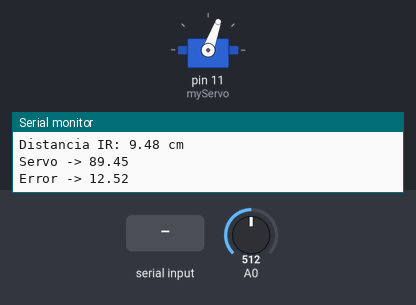
Bench run of a sketch on a simulated Arduino Uno, built with avr-gcc and run on an emulated ATmega328P. Shown: servo, the last lines printed to the serial monitor. Inputs (shaded band) come from the test bench; at power-on: A0 = 512.

Above: at 1.2 s.
1.3 s: "S,1\n" received over Serial
3.1 s: A0 set to 900
At 3.8 s:
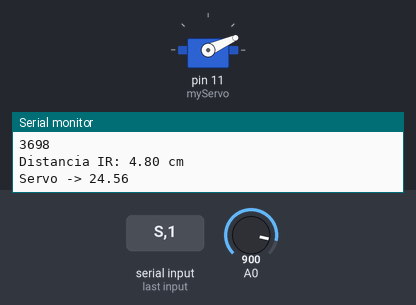
4.7 s: A0 set to 1023
At 4.78 s:
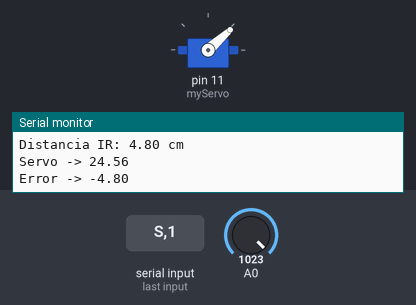
6.3 s: A0 set to 306
At 6.6 s:
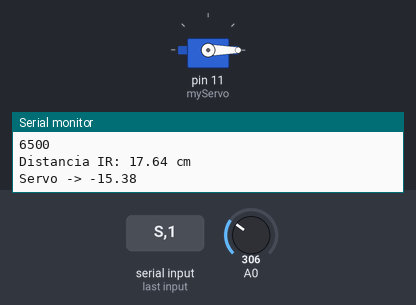
Timing chart, 0 to 9.3 s (numbered marks = the images above; inputs shaded):
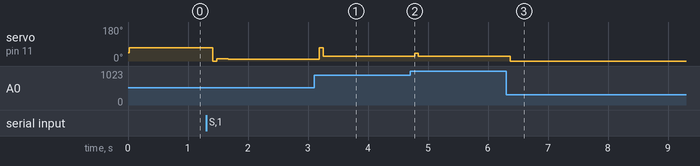

The sketch:

pruebaservo.ino
```cpp
#include <Servo.h>

Servo myServo;
int periodo = 15;
unsigned long tiempoAnterior = 0;

float kp = 3.111;
float ki = 0.11;
float kd = 23;

float referencia = 22;
float distancia = 0;
float error_distancia = 0;
float integral = 0;
float maxIntegral = 50;
float error_anterior = 0;
float PID_p, PID_i, PID_d, PID_total;

const int anguloMedio = 45;
const int anguloMax = 0;
const int anguloMin = 70;

void setup() {
  Serial.begin(9600);
  myServo.attach(11);
  myServo.write(anguloMedio);
}

void loop() {
  if (Serial.available() > 0) {
    String comando = Serial.readStringUntil('\n');
    comando.trim();
    procesarComando(comando);
  }

  unsigned long tiempoActual = millis();

  if (tiempoActual - tiempoAnterior >= periodo) {
    tiempoAnterior = tiempoActual;
    distancia = calcularDistancia(50);
    if (distancia > 42 && distancia < 47) distancia = 44;
    error_distancia = referencia - distancia;
    PID_p = kp * error_distancia;
    integral += error_distancia;
    integral = constrain(integral, -maxIntegral, maxIntegral);
    PID_i = ki * integral;
    PID_d = kd * (error_distancia - error_anterior);
    error_anterior = error_distancia;
    PID_total = PID_p + PID_i + PID_d + 45;
    int angulo = constrain(PID_total, anguloMax, anguloMin);
    Serial.println(tiempoActual);
    Serial.print("Distancia IR: ");
    Serial.print(distancia);
    Serial.println(" cm");
    Serial.print("Servo -> ");
    Serial.println(PID_total);
    Serial.print("Error -> ");
    Serial.println(error_distancia);
    myServo.write(angulo);
  }
}

void procesarComando(String cmd) {
  if (cmd.startsWith("S")) {
    String setpoint_str = cmd.substring(1);
    referencia = setpoint_str.toFloat();
    integral = 0;
    Serial.print("Setpoint -> ");
    Serial.println(referencia);
    return;
  }

  int c1 = cmd.indexOf(',');
  int c2 = cmd.indexOf(',', c1 + 1);

  if (c1 > 0 && c2 > c1) {
    kp = cmd.substring(0, c1).toFloat();
    ki = cmd.substring(c1 + 1, c2).toFloat();
    kd = cmd.substring(c2 + 1).toFloat();
    integral = 0;

    Serial.print("PID -> Kp="); Serial.print(kp);
    Serial.print(" Ki="); Serial.print(ki);
    Serial.print(" Kd="); Serial.println(kd);
  } else {
    Serial.println("Error: Use 'kp,ki,kd' o 'Ssetpoint'");
  }
}

float calcularDistancia(int n) {
  long suma = 0;
  for (int i = 0; i < n; i++) {
    suma += analogRead(A0);
  }
  float adc = suma / (float)n;
  return 17569.7 * pow(adc, -1.2062);
}
```

Measured:
- after the input at 3.1 s, servo on pin 11 (myServo): 10° → 70° after 0.09 s, → 24° 0.06 s later
- after the input at 4.7 s, servo on pin 11 (myServo): 24° → 42° after 0.08 s, → 26° 0.06 s later
- after the input at 6.3 s, servo on pin 11 (myServo): 26° → 0° after 0.07 s
